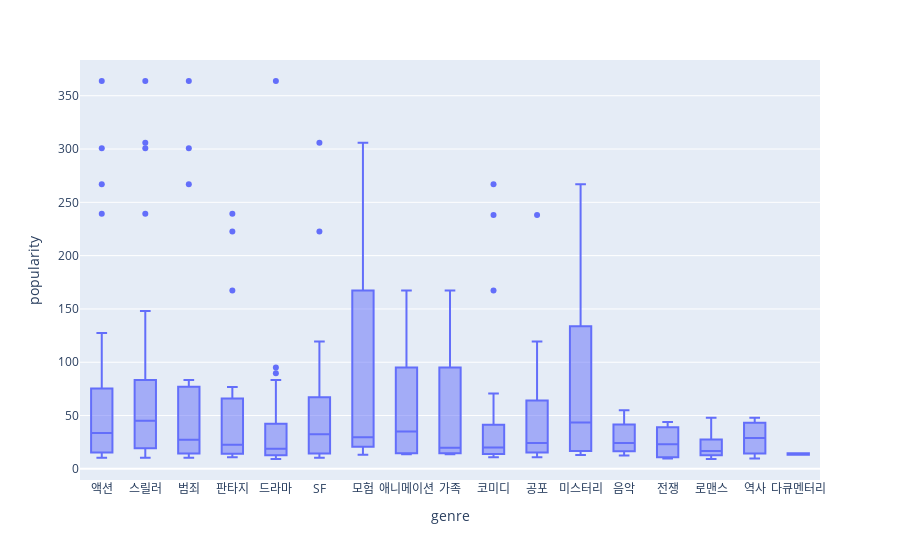

The notebook cell this image was saved under:
### Code cell
import plotly.express as px

fig = px.box(
    df_g,
    x="genre",
    y="popularity",
)

fig.show()

### Figure 1 — Plotly figure (JSON) as saved in the notebook; plotly's stock layout.template omitted (floating-point values rounded to 4 significant figures; data arrays with more than 128 entries replaced by an {"elided": "..."} marker saying what was removed)
{"data": [{"alignmentgroup": "True", "hovertemplate": "genre=%{x}<br>popularity=%{y}<extra></extra>", "legendgroup": "", "marker": {"color": "#636efa"}, "name": "", "notched": false, "offsetgroup": "", "orientation": "v", "showlegend": false, "type": "box", "x": {"elided": "260 str values"}, "x0": " ", "xaxis": "x", "y": {"elided": "260 float values"}, "y0": " ", "yaxis": "y"}], "layout": {"boxmode": "group", "legend": {"tracegroupgap": 0}, "margin": {"t": 60}, "xaxis": {"anchor": "y", "domain": [0, 1], "title": {"text": "genre"}}, "yaxis": {"anchor": "x", "domain": [0, 1], "title": {"text": "popularity"}}}}
